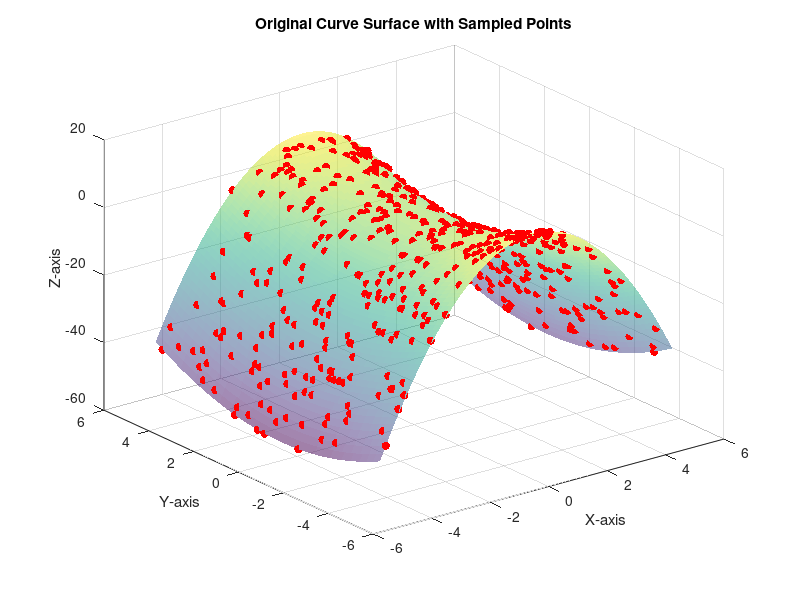

MATLAB code for this plot:
% Define the coefficients
a = -2;
b = 0.5;
c = -0.1;
d = -0.02;
e = 0.4;
f = 1;

% Define your equation f(x, y)
f = @(x, y) a * x.^2 + b * x + c * x .* y + d * y + e * y.^2 + f;

% Create a grid of x and y values
x_min = -5;
x_max = 5;
y_min = -5;
y_max = 5;
num_points = 100;
x = linspace(x_min, x_max, num_points);
y = linspace(y_min, y_max, num_points);
[X, Y] = meshgrid(x, y);

% Evaluate the function
Z = f(X, Y);

% Sample 500 points from the surface
num_samples = 500;
rng('default');  % Reset the random number generator for reproducibility
indices = randperm(numel(X), num_samples);  % Randomly select indices
sampled_x = X(indices);
sampled_y = Y(indices);
sampled_z = Z(indices);

% Create a matrix containing x, y, and z coordinates
sampled_data = [sampled_x(:), sampled_y(:), sampled_z(:)];

% Save the sampled data to a .txt file
filename = 'sampled_data.txt';
dlmwrite(filename, sampled_data, 'delimiter', '\t');

disp(['Sampled data saved to ' filename]);

% Create a 3D plot of the original curve surface
figure;
surf(X, Y, Z, 'FaceAlpha', 0.5, 'EdgeAlpha', 0.2); % Original surface

hold on;

% Plot the sampled points as red dots
scatter3(sampled_x, sampled_y, sampled_z, 'r', 'filled'); % Sampled points

xlabel('X-axis');
ylabel('Y-axis');
zlabel('Z-axis');
title('Original Curve Surface with Sampled Points');
hold off;
